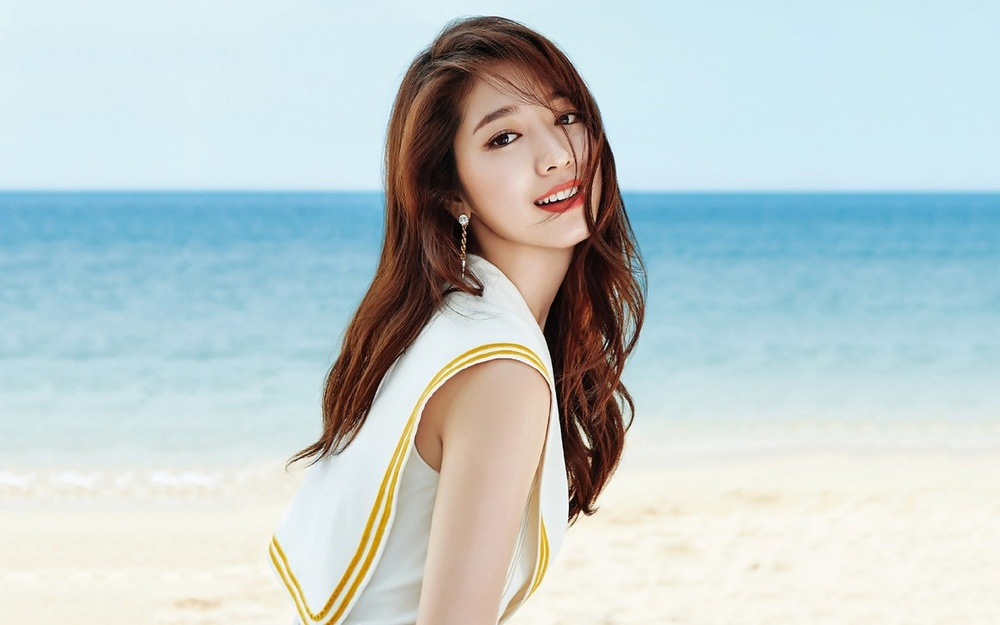
//> input picture materials/face.jpg, 1000 x 625 px, shrunk from 1280 x 800 before the run
$ ./main   (built with g++ and OpenCV 4)
//> lines starting //> are read from the running program, lines starting //| are printed output that depends on the picture
/****************************************************************************
**
** Copyright (C) 2019 Xiaohai <xiaohaidotpro@outlook.com>.
** Contact: http://xiaohai.pro
**
** This file is part of learningOpenCV3
**
**
****************************************************************************/

#include "bits/stdc++.h"

#include "opencv2/opencv.hpp"

void sumRGB(const cv::Mat &src, cv::Mat &dst);

int main(int /* argc */, char ** /* argv */) {
    cv::Mat src;
    src = cv::imread("../../materials/face.jpg", cv::IMREAD_COLOR);
//> src is the input picture: 625 rows x 1000 cols, CV_8UC3; mean B, G, R 204.4, 204, 191.4
    if (src.empty()) {
        return -1;
    }

    cv::Mat dst;
    sumRGB(src, dst);

    std::string windowTitle{"Window Title"};
    cv::namedWindow(windowTitle, cv::WINDOW_GUI_NORMAL);
    cv::imshow(windowTitle, dst);

    cv::waitKey(0);

    return 0;
}

void sumRGB(const cv::Mat &src, cv::Mat &dst) {
    std::vector<cv::Mat> planes;
    cv::split(src, planes);
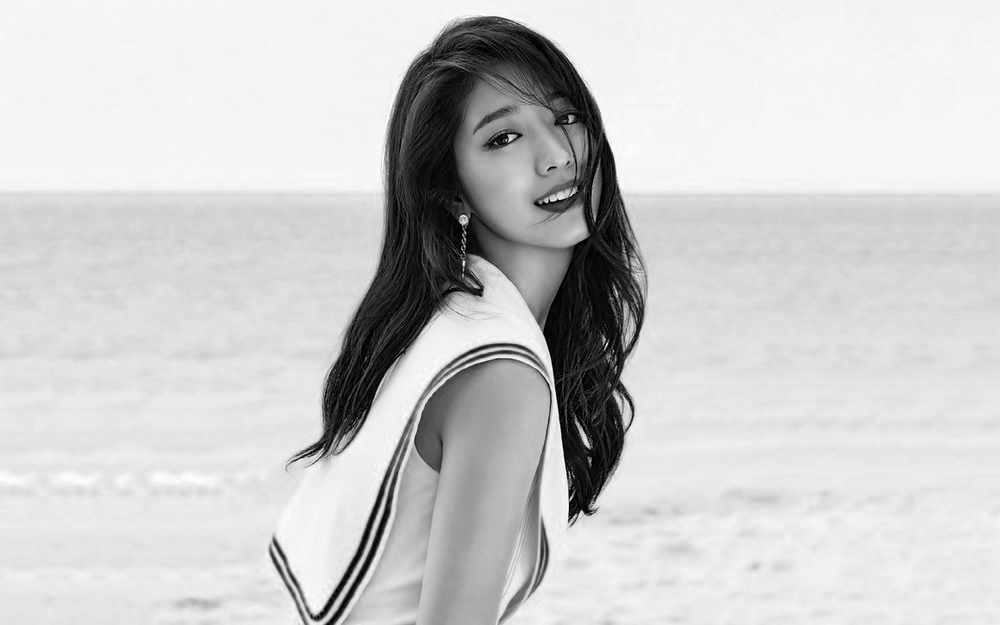
//> planes[0]: 625 rows x 1000 cols, CV_8UC1; min 0, max 255, mean 204.4
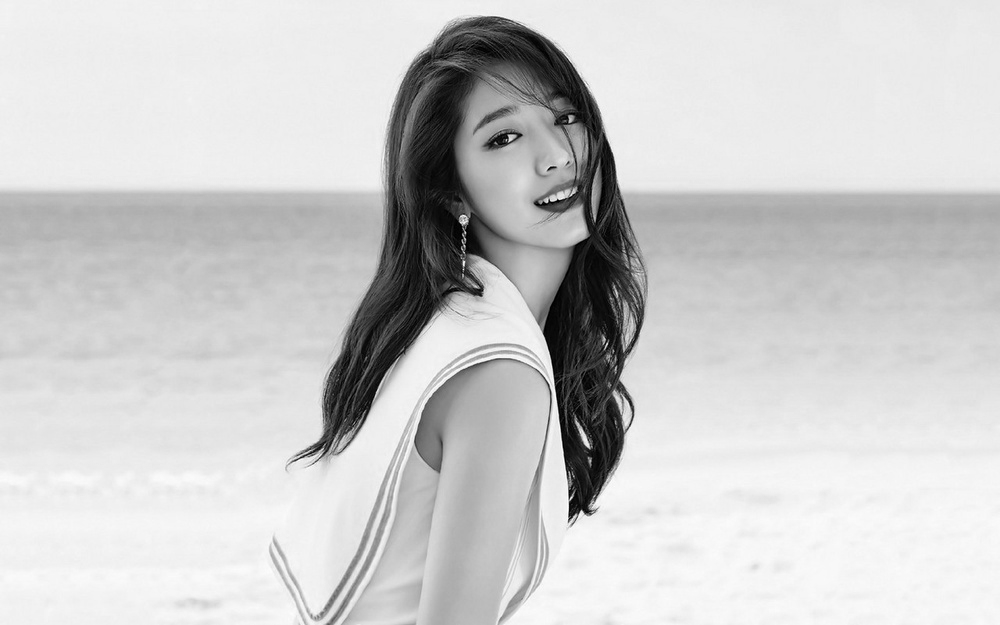
//> planes[1]: 625 rows x 1000 cols, CV_8UC1; min 0, max 255, mean 204
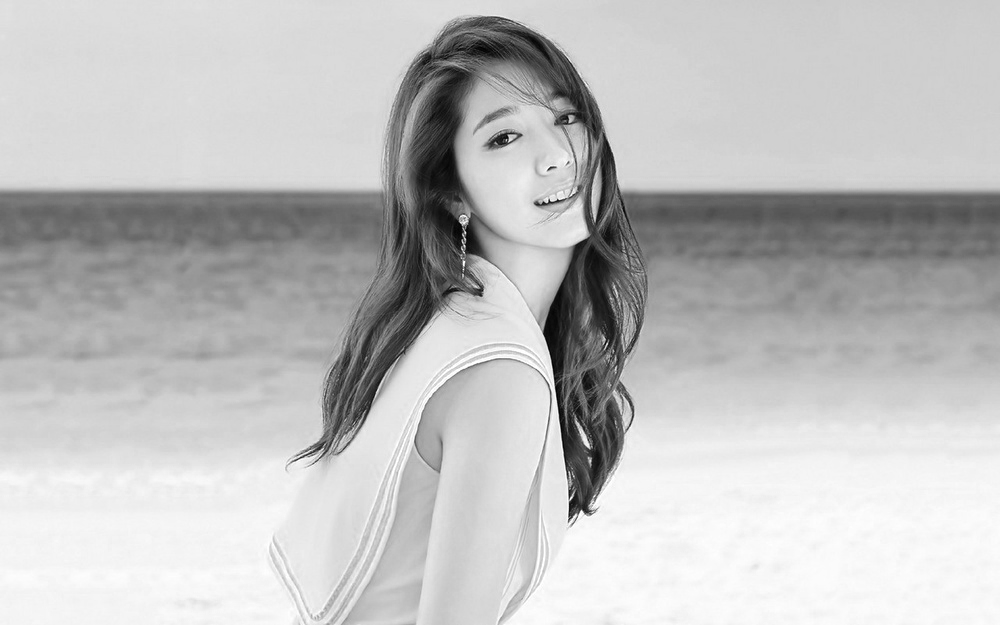
//> planes[2]: 625 rows x 1000 cols, CV_8UC1; min 0, max 255, mean 191.4

    cv::Mat blue = planes[0];
    cv::Mat green = planes[1];
    cv::Mat red = planes[2];
    cv::Mat s;

    cv::addWeighted(blue, 1. / 3., green, 1. / 3., 0.0, s);
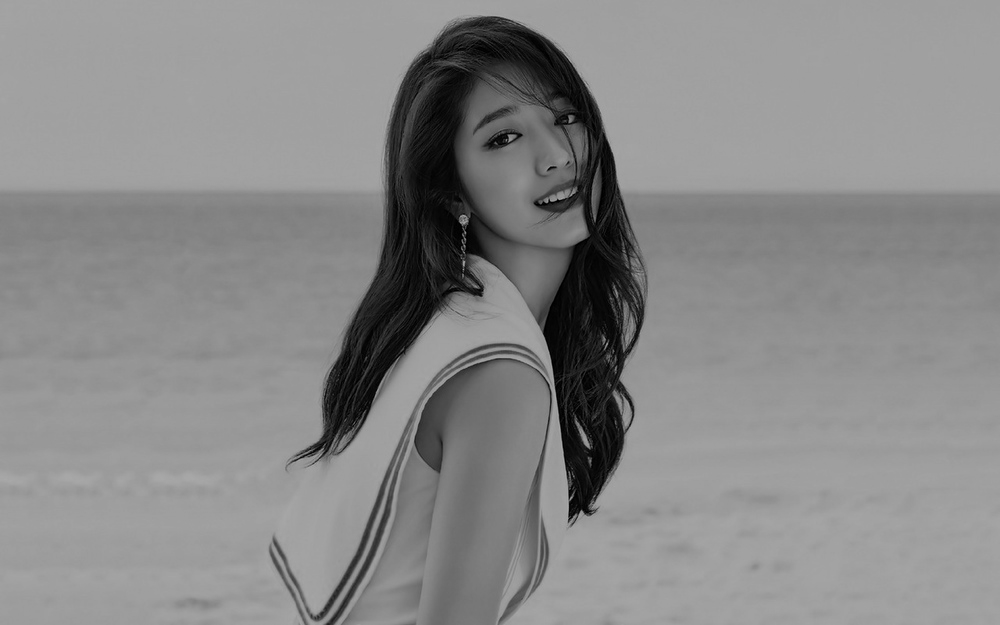
//> s: 625 rows x 1000 cols, CV_8UC1; min 0, max 170, mean 136.1
    cv::addWeighted(s, 1, red, 1. / 3., 0.0, s);

    cv::threshold(s, dst, 100, 100, cv::THRESH_TRUNC);
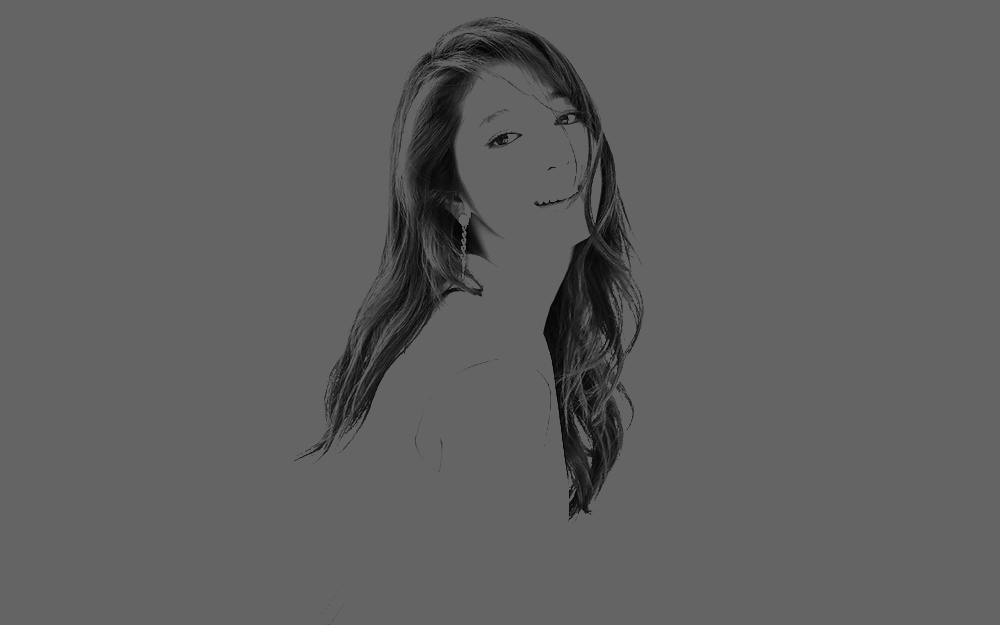
//> dst: 625 rows x 1000 cols, CV_8UC1; min 0, max 100, mean 95.4
}
